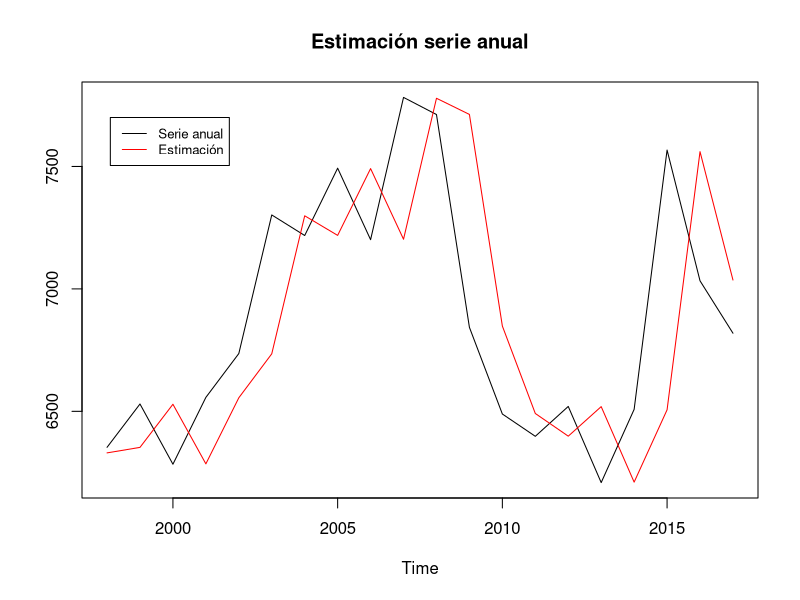
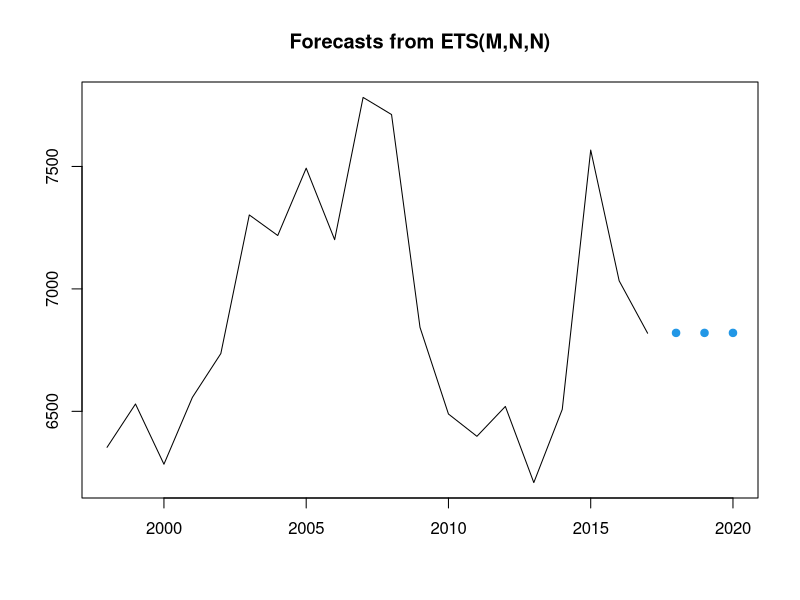
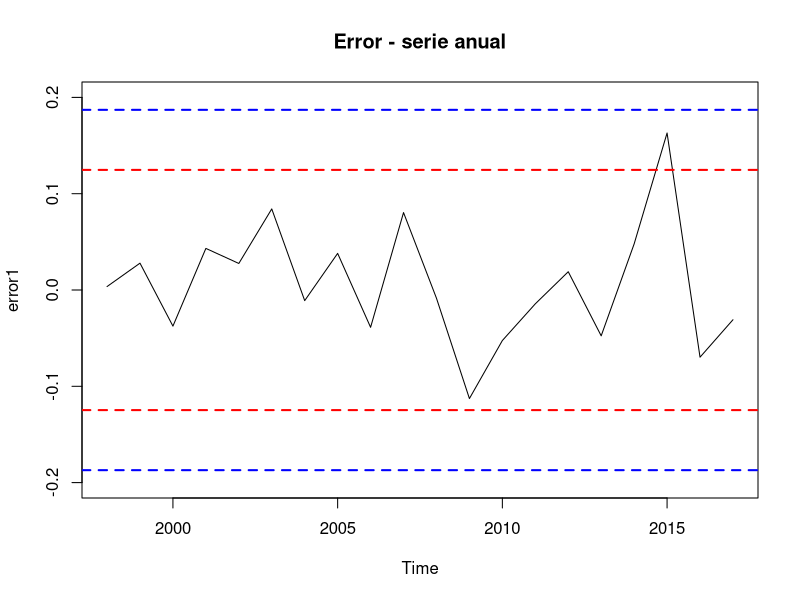
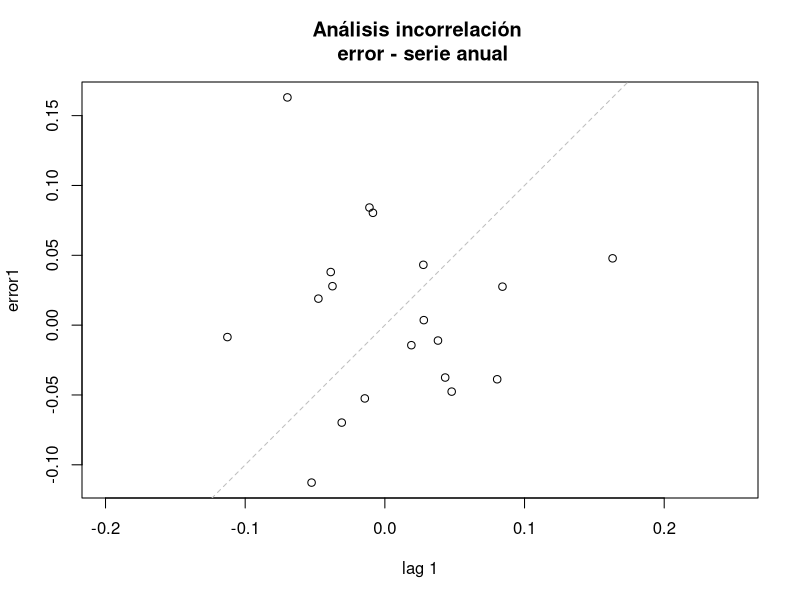
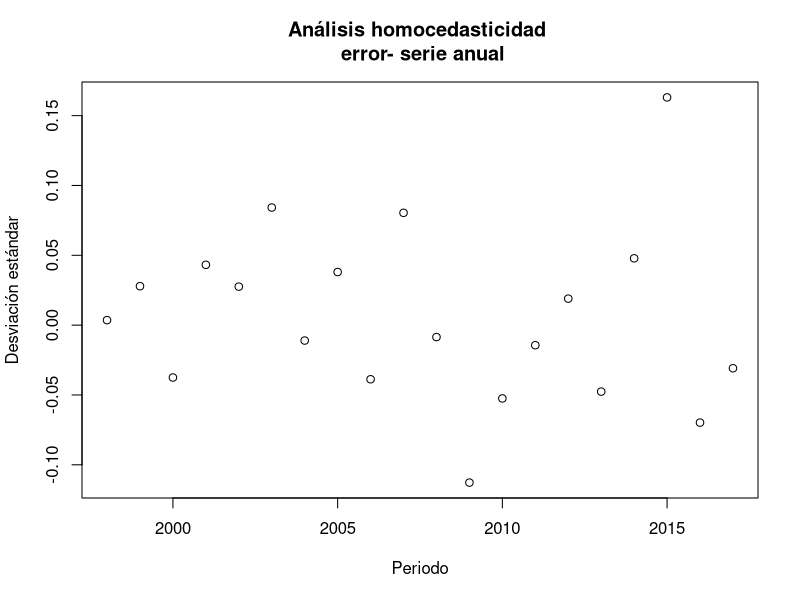
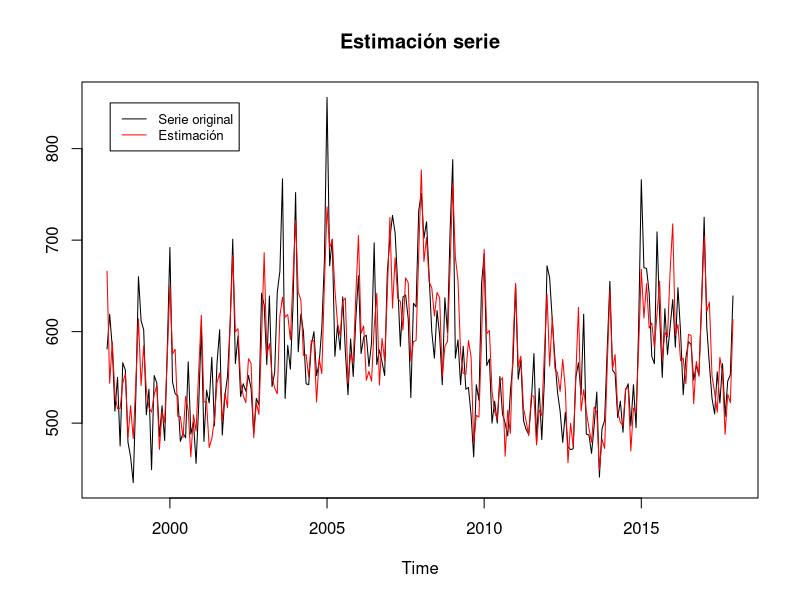
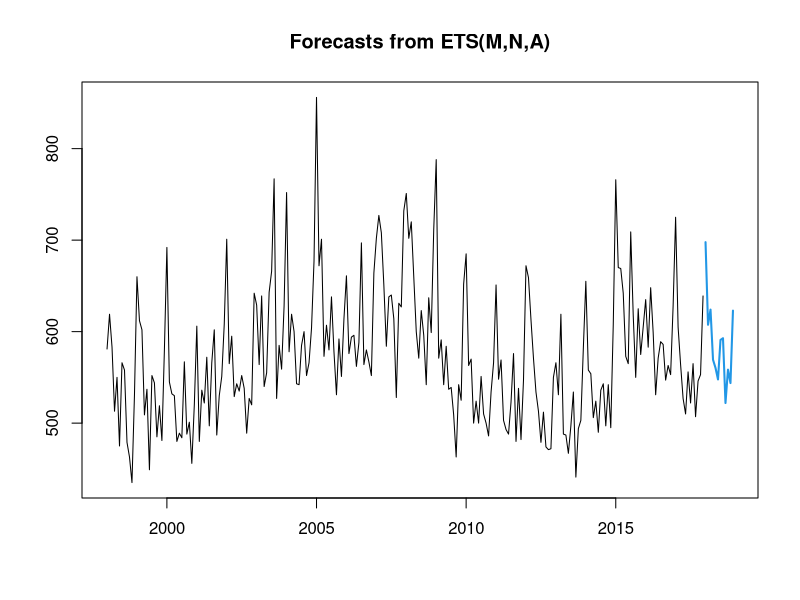
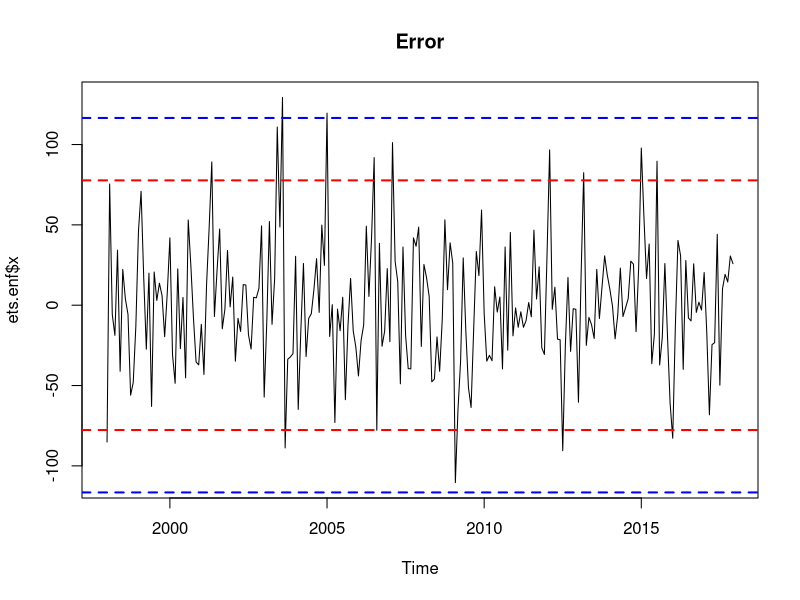

The R script that drew these images, in order:
## ---- chunk 1
 knitr::opts_chunk$set(warning=FALSE)
## ---- chunk 2
setwd("~/BIOESTADÍSTICA máster/Modelización estadística/Series temporales/Practicas/practica2-st")
enf<-read.table('Enfermedades_infecciosas_y_parasitarias.txt',header=TRUE) 
enf<-ts(enf,start = c(1980,1), freq = 12)
enf<-window(enf,start=c(1998,1))
library(forecast)
library(ggplot2)
## ---- chunk 3
enf.anual<-aggregate(enf,FUN=sum)
ets.enf.anual<-ets(enf.anual,model="ZZN")
summary(ets.enf.anual)
## ---- chunk 4
T_time.anual <- nrow(ets.enf.anual$states)
ets.enf.anual$states[T_time.anual] # último nivel

## ---- chunk 5
ets.enf.anual.pred<-forecast(ets.enf.anual,h=3)
ets.enf.anual.pred

alpha<-ets.enf.anual$par[1]
(predic<-alpha*enf.anual[length(enf.anual)]+(1-alpha)*
    ets.enf.anual$states[length(ets.enf.anual$states)-1]) #usando la ecuación recursiva

## ---- chunk 6
ts.plot(enf.anual,ets.enf.anual$fitted,col=c("BLACK","RED"),main="Estimación serie anual") # Estimación
legend(1998.1,7700,legend=c("Serie anual","Estimación"),
       col=c("BLACK","RED"),lty=c(1,1),cex=0.8)

plot(ets.enf.anual.pred,PI=F) #Predicción

## ---- chunk 7
error1<-residuals(ets.enf.anual)
mean(error1) # Vemos si el error tiene media de aproximadamente 0
desv.tip1<-sd(error1,na.rm=TRUE) # Desviación típica del error
plot(error1,main="Error - serie anual",ylim=c(-0.2,0.2))
abline(h=c(-3,-2,2,3)*desv.tip1,lty=2,lwd=2,col=c("blue","red","red","blue"))

lag.plot(error1,do.lines=F,main="Análisis incorrelación \n error - serie anual")

plot(aggregate(error1,FUN=sd),type="p",xlab='Periodo',ylab="Desviación estándar",
     main="Análisis homocedasticidad \n error- serie anual")
## ---- chunk 8
ets.enf<-ets(enf)
summary(ets.enf)
## ---- chunk 9
T_time <- nrow(ets.enf$states)
ets.enf$states[T_time,1] # último nivel
## ---- chunk 10
(ets.enf.pred<-forecast(ets.enf,h=12))
(enf.pred.mano<-ets.enf$states[T_time,1]+ets.enf$states[T_time,13:2]) # predicción a mano

## ---- chunk 11
ts.plot(enf,ets.enf$fitted,col=c("BLACK","RED"),main="Estimación serie") # Estimación
legend(1998.1,850,legend=c("Serie original","Estimación"),
       col=c("BLACK","RED"),lty=c(1,1),cex=0.8)

plot(ets.enf.pred,PI=F) #Predicción

## ---- chunk 12

enf.intra<-window(enf,end=c(2014,12)) # observaciones intra-muestrales
enf.extra<-window(enf,start=c(2015,1)) # observaciones extra-muestrales

enf.ets.parcial<-ets(enf.intra,model="MNA") # estimamos el modelo con la parte intra-muestral
enf.ets.test<-ets(enf.extra, model=enf.ets.parcial) # aplicamos el modelo ya estimado a los
  # datos reservados, las observaciones extra-muestrales

accuracy(enf.ets.test) # error a un periodo vista    

enf.ets.test4<-forecast(enf.ets.parcial,h=48) # predecimos 4 años: del 2015 al 2018, ambos incluídos
accuracy(enf.ets.test4, enf.extra) # error a largo plazo

## ---- chunk 13
error2<-ets.enf$x-ets.enf$fitted #Error aditivo
mean(error2) # Vemos si el error tiene media de aproximadamente 0
desv.tip2<-sd(error2) # Desviación típica del error
plot(error2,main="Error")
abline(h=c(-3,-2,2,3)*desv.tip2,lty=2,lwd=2,col=c("blue","red","red","blue"))

# Outliers:
# sum(abs(error2>=3*desv.tip2))
# abs(error2>=3*desv.tip2)
# sum(abs(error2<=(-3)*desv.tip2))
#abs(error2<=(-3)*desv.tip2)
## ---- chunk 14

lag.plot(error2,do.lines=F,main="Análisis incorrelación")

plot(aggregate(error2,FUN=sd),type="p",xlab='Periodo',ylab="Desviación estándar",
     main="Análisis homocedasticidad")
